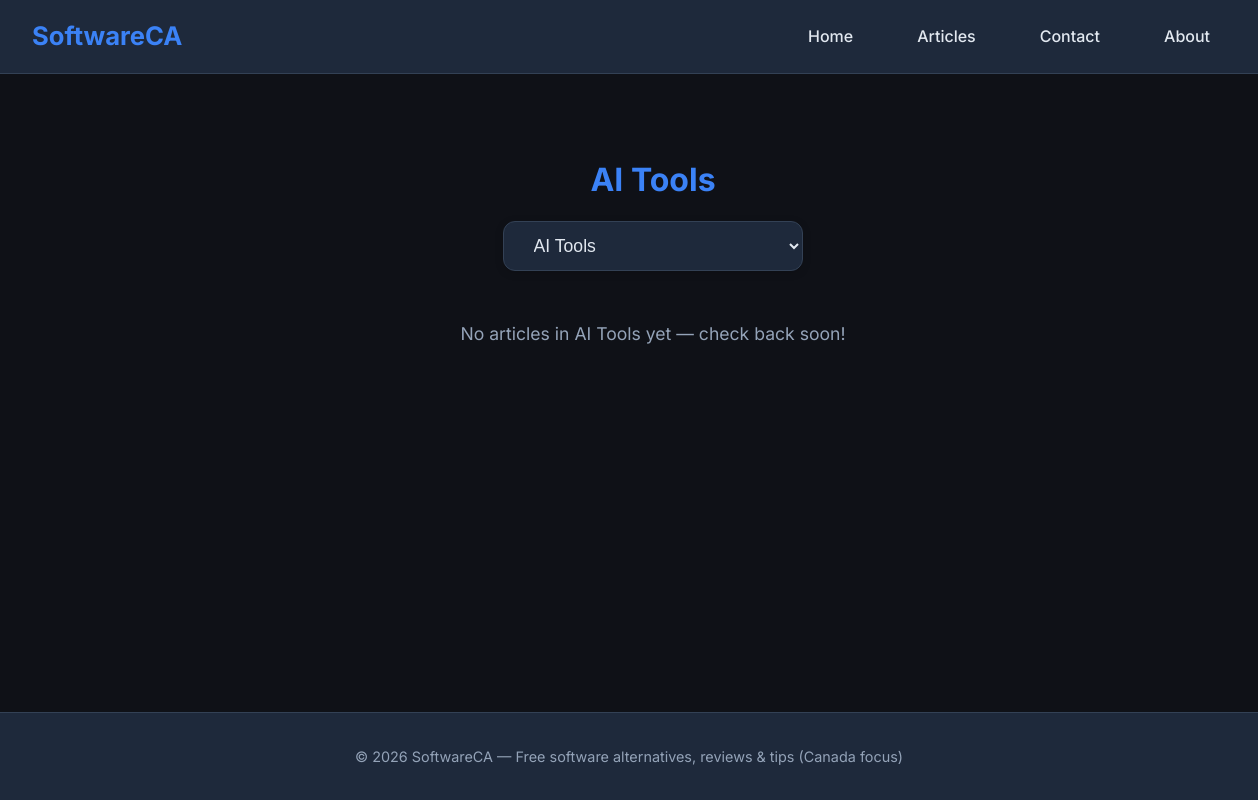
Before: /category/ai-tools/ with the older database file.
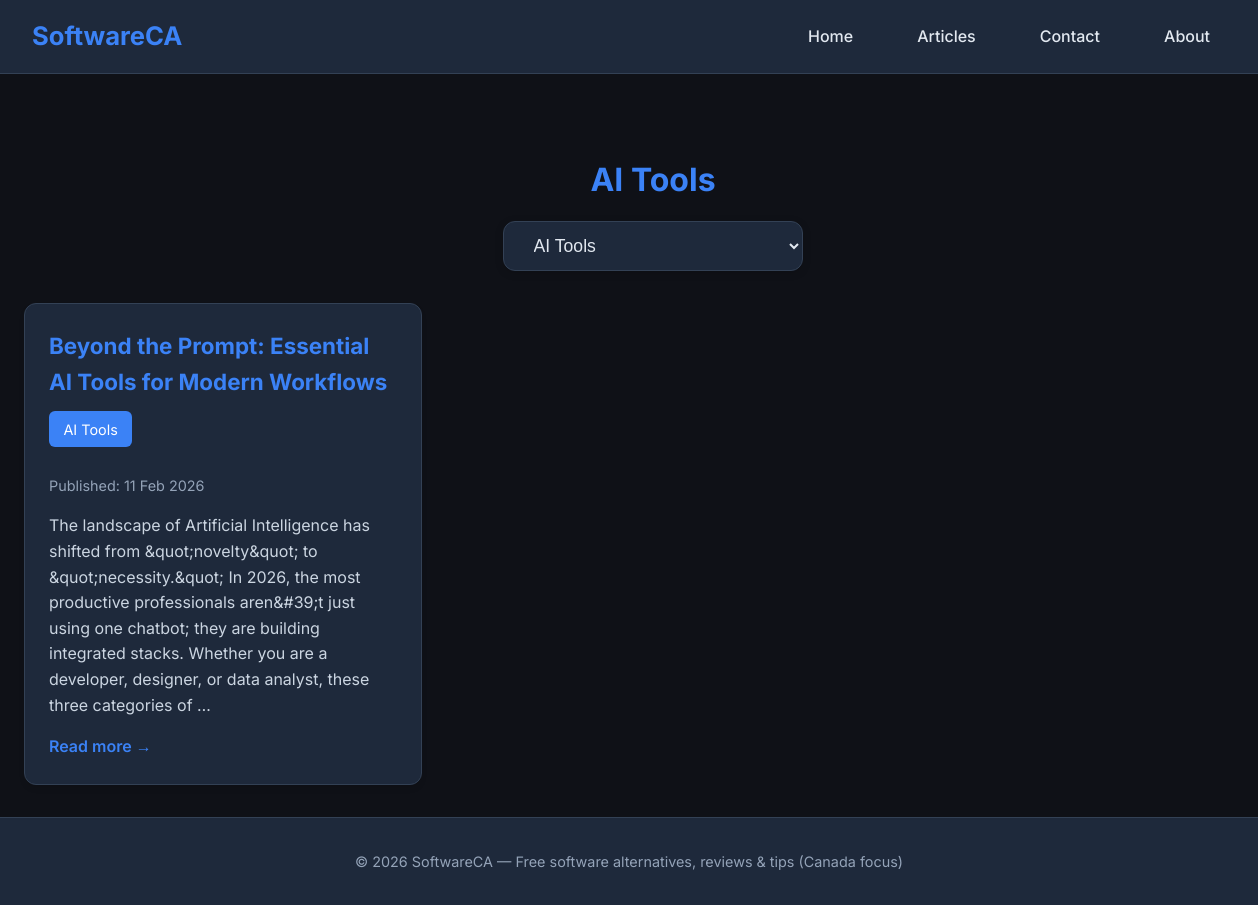
After: the same page with the newer database file.
### content/models.py (models this page shows, shortened)
class Category(models.Model):
    name = models.CharField(max_length=100, unique=True)
    slug = models.SlugField(max_length=100, unique=True, blank=True)
    description = models.TextField(blank=True)
    class Meta:
        verbose_name_plural = "categories"
        ordering = ['name']

class Article(models.Model):
    title = models.CharField(max_length=200)
    slug = models.SlugField(max_length=200, unique=True, blank=True)
    content = RichTextField()
    pub_date = models.DateTimeField(default=timezone.now)
    updated_at = models.DateTimeField(auto_now=True)
    is_published = models.BooleanField(default=True)
    category = models.ForeignKey(
        Category,
        on_delete=models.SET_NULL,
        null=True,
        blank=True,
        related_name='articles'
    )
    class Meta:
        ordering = ['-pub_date']  # newest first

### content/views.py (the view)
# urls.py: path('category/<slug:slug>/', category_detail, name='category_detail'),
def category_detail(request, slug):
    category = get_object_or_404(Category, slug=slug)
    articles = Article.objects.filter(
        is_published=True,
        category=category
    ).order_by('-pub_date')
    categories = Category.objects.all()
    context = {
        'category': category,
        'articles': articles,
        'categories': categories,
        'selected_category': slug,
    }
    return render(request, 'category_detail.html', context)

### templates/category_detail.html (shortened to what this page needs)
{% extends 'base.html' %}
{% block content %}
    <div style="text-align: center; margin: 3rem 0 2rem;">
        <h1 style="margin-bottom: 1rem; color: var(--accent);">
            {{ category.name }}
        </h1>
        <form method="get">
            <select name="category" onchange="this.form.submit()"
                    style="padding: 0.8rem 1.6rem; font-size: 1.1rem; border-radius: 12px; border: 1px solid var(--border); background: var(--card); color: var(--text); cursor: pointer; min-width: 300px; box-shadow: 0 2px 8px rgba(0,0,0,0.15);">
                {% for cat in categories %}
                    <option value="{{ cat.slug }}" {% if selected_category == cat.slug %}selected{% endif %}>
                        {{ cat.name }}
                    </option>
                {% endfor %}
            </select>
        </form>
    </div>
    <div class="articles">
        {% for article in articles %}
            <div class="article-card">
                <div class="article-content">
                    <h2 class="article-title">{{ article.title }}</h2>
                    <span style="background: var(--accent); color: white; padding: 0.4rem 0.9rem; border-radius: 6px; font-size: 0.9rem; display: inline-block; margin-bottom: 0.8rem;">
                        {{ category.name }}
                    </span>
                    <p class="article-date">Published: {{ article.pub_date|date:"d M Y" }}</p>
                    <p class="article-excerpt">{{ article.content|striptags|truncatewords:40 }}</p>
                    <a href="{% url 'article_detail' slug=article.slug %}" class="read-more">Read more →</a>
                </div>
            </div>
        {% empty %}
            <p style="grid-column: 1 / -1; text-align: center; color: #94a3b8; font-size: 1.1rem;">
                No articles in {{ category.name }} yet — check back soon!
            </p>
        {% endfor %}
    </div>
{% endblock %}

### templates/base.html (shortened to what this page needs)
<!DOCTYPE html>
<html lang="en" data-theme="dark">
<head>
</head>
<body>
    <header>
        <div class="header-container">
            <a href="{% url 'home' %}" class="logo">SoftwareCA</a>
            <nav>
                <ul>
                    <li><a href="{% url 'home' %}" {% if request.path == '/' %}class="active"{% endif %}>Home</a></li>
                    <li><a href="{% url 'articles_list' %}">Articles</a></li>
                    <li><a href="{% url 'contact' %}">Contact</a></li>
                    <li><a href="{% url 'about' %}">About</a></li>
                </ul>
            </nav>
        </div>
    </header>
    <main>
        {% block content %}{% endblock %}
    </main>
    <footer>
        © 2026 SoftwareCA — Free software alternatives, reviews & tips (Canada focus)
    </footer>
</body>
</html>

### templates/base.html (style rules this page uses)
:root { --bg: #0f1117; --text: #e2e8f0; --accent: #3b82f6; --card: #1e293b; --border: #334155; }
body { margin: 0; font-family: 'Inter', system-ui, sans-serif; background: var(--bg); color: var(--text); line-height: 1.6; min-height: 100vh; display: flex; flex-direction: column; }
header { background: var(--card); border-bottom: 1px solid var(--border); padding: 1rem 2rem; position: sticky; top: 0; z-index: 1000; backdrop-filter: blur(10px); }
.header-container { max-width: 1400px; margin: 0 auto; display: flex; justify-content: space-between; align-items: center; flex-wrap: wrap; gap: 1rem; }
.logo { font-size: 1.6rem; font-weight: 700; color: var(--accent); text-decoration: none; }
nav ul { display: flex; list-style: none; margin: 0; padding: 0; gap: 2rem; flex-wrap: wrap; justify-content: center; }
nav a { color: var(--text); text-decoration: none; font-weight: 500; padding: 0.5rem 1rem; border-radius: 6px; transition: all 0.2s ease; }
main { flex: 1; max-width: 1400px; margin: 2rem auto; padding: 0 1.5rem; width: 100%; }
.articles { display: grid; grid-template-columns: repeat(auto-fill, minmax(380px, 1fr)); gap: 2rem; }
.article-card { background: var(--card); border-radius: 12px; overflow: hidden; border: 1px solid var(--border); transition: all 0.3s ease; box-shadow: 0 4px 6px -1px rgba(0,0,0,0.1); }
.article-content { padding: 1.5rem; }
.article-title { margin: 0 0 0.75rem; font-size: 1.4rem; color: var(--accent); }
.article-date { color: #94a3b8; font-size: 0.9rem; margin-bottom: 1rem; }
.article-excerpt { color: #cbd5e1; margin-bottom: 1rem; }
.read-more { color: var(--accent); text-decoration: none; font-weight: 600; }
footer { background: var(--card); border-top: 1px solid var(--border); padding: 2rem; text-align: center; margin-top: auto; color: #94a3b8; font-size: 0.9rem; }

Changed rows visible on the page:
shown differently, row unchanged: Category "AI Tools": name "AI Tools" → (not shown)
added Article: title "Beyond the Prompt: Essential AI Tools for Modern Workflows", {{ category.name }} "AI Tools", pub_date "11 Feb 2026", content "The landscape of Artificial Intelligence has shifted from &quot;novelty&quot; to &quot;necessity.&quot; In 2026, the most productive professionals aren&#39;t just using one chatbot; they are building integrated stacks. Whether you are a developer, designer, or data analyst, these three categories of …"
Other visible differences:
text no longer shown: "No articles in yet — check back soon!"
